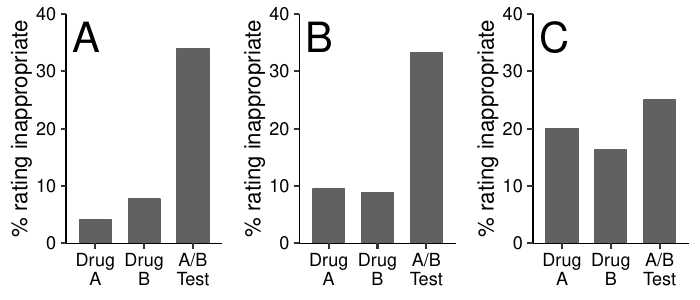

Recreate this plot in R.
#The A/B Effect: Objecting to experiments that compare two unobjectionable policies or treatments
#Figure 2
rm(list = ls())

#Load packages
library(tidyverse) #for ggplot and filter
library(readxl) #for read
library(effsize) #for cohens d
library(gridExtra) #for multi plots
library(psy) #for alpha
library(scales) #for colors
library(Rmisc) #for summary stats
library(knitr)
library(kableExtra)
library(broom)

#read in the desired worksheet 
df <- read_excel("ABI_MasterDatafile.xlsx", sheet = "FullExperimentsOnly")
df <- filter(df,RepeatTurkerLabelCode != "1") #Exclude those with 1: participants anywhere in the dataset who took our very first survey AND another survey

#For workspace, keep only useful columns (here, grouping variables, dv, and dv_binary)
df <- df[,c(1:14)]
df.Drug <- filter(df, df$Scenario == "Drug" | df$Scenario == "DrugTeach" | df$Scenario == "DrugTeach_pf") #pull out best drug 1.0 and 2.0 MTurk and Pollfish

#PANEL A: first, plot original drug experiment
df.DrugOrig <- filter(df.Drug, df.Drug$Scenario == "Drug") #pull out original Drug experiment
df.DrugOrig.summary <- summarySE(df.DrugOrig, measurevar = "dv_binary", groupvars = "genericCond") #summarize proportion dv
df.DrugOrig.summary <- df.DrugOrig.summary %>% mutate(dv_binary = dv_binary*100) #turn into percentages
df.DrugOrig.summary$genericCond <- factor(df.DrugOrig.summary$genericCond, levels = c("A", "B", "AB")) #order condLabels to be: A, B, AB

pDrugOrig <- ggplot(df.DrugOrig.summary, aes(x = genericCond, y = dv_binary)) +
  geom_bar(stat = 'identity', fill = 'grey38', color = 'grey38', width = .65) +
  theme_set(theme_classic(base_size = 16)) +
  ylab('% rating inappropriate') +
  xlab(NULL) +
  # ylim(0,50) +
  scale_y_continuous(limits = c(0,40), expand = c(0,0)) +
  theme(panel.grid.major = element_blank(),panel.grid.minor = element_blank()) +
  theme(axis.line = element_line(colour = 'black', size = .5, linetype = 'solid')) +
  theme(axis.text = element_text(colour = 'black')) +
  scale_x_discrete(labels=c('A' = 'Drug\nA', 'B' = 'Drug\nB', 'AB' = 'A/B\nTest')) +
  ggtitle('A') + theme(plot.title = element_text(hjust = 0.05,size=30,margin = margin(t = 8, b = -30)))
  # ggsave("Checklist.png", width = 7.0, height = 5, units = "in", dpi = 500)

#PANEL B: next, plot best drug 2.0 MTurk
df.TeachDrug <- filter(df.Drug, df.Drug$Scenario == "DrugTeach") #pull out teaching Drug experiment
df.TeachDrug.summary <- summarySE(df.TeachDrug, measurevar = "dv_binary", groupvars = "genericCond") #summarize proportion dv
df.TeachDrug.summary <- df.TeachDrug.summary %>% mutate(dv_binary = dv_binary*100) #turn into percentages
df.TeachDrug.summary$genericCond <- factor(df.TeachDrug.summary$genericCond, levels = c("A", "B", "AB")) #order condLabels to be: A, B, AB

pTeachDrug <- ggplot(df.TeachDrug.summary, aes(x = genericCond, y = dv_binary)) +
  geom_bar(stat = 'identity', fill = 'grey38', color = 'grey38', width = .65) +
  theme_set(theme_classic(base_size = 16)) +
  ylab('% rating inappropriate') +
  xlab(NULL) +
  # ylim(0,50) +
  scale_y_continuous(limits = c(0,40), expand = c(0,0)) +
  theme(panel.grid.major = element_blank(),panel.grid.minor = element_blank()) +
  theme(axis.line = element_line(colour = 'black', size = .5, linetype = 'solid')) +
  theme(axis.text = element_text(colour = 'black')) +
  scale_x_discrete(labels=c('A' = 'Drug\nA', 'B' = 'Drug\nB', 'AB' = 'A/B\nTest')) +
  ggtitle('B') + theme(plot.title = element_text(hjust = 0.05,size=30,margin = margin(t = 8, b = -30)))
# ggsave("Checklist.png", width = 7.0, height = 5, units = "in", dpi = 500)

#PANEL C: next, plot best drug 2.0 Pollfish
df.TeachDrug.pf <- filter(df.Drug, df.Drug$Scenario == "DrugTeach_pf") #pull out teaching Drug experiment
df.TeachDrug.pf.summary <- summarySE(df.TeachDrug.pf, measurevar = "dv_binary", groupvars = "genericCond") #summarize proportion dv
df.TeachDrug.pf.summary <- df.TeachDrug.pf.summary %>% mutate(dv_binary = dv_binary*100) #turn into percentages
df.TeachDrug.pf.summary$genericCond <- factor(df.TeachDrug.pf.summary$genericCond, levels = c("A", "B", "AB")) #order condLabels to be: A, B, AB

pTeachDrugPF <- ggplot(df.TeachDrug.pf.summary, aes(x = genericCond, y = dv_binary)) +
  geom_bar(stat = 'identity', fill = 'grey38', color = 'grey38', width = .65) +
  theme_set(theme_classic(base_size = 16)) +
  ylab('% rating inappropriate') +
  xlab(NULL) +
  # ylim(0,50) +
  scale_y_continuous(limits = c(0,40), expand = c(0,0)) +
  theme(panel.grid.major = element_blank(),panel.grid.minor = element_blank()) +
  theme(axis.line = element_line(colour = 'black', size = .5, linetype = 'solid')) +
  theme(axis.text = element_text(colour = 'black')) +
  scale_x_discrete(labels=c('A' = 'Drug\nA', 'B' = 'Drug\nB', 'AB' = 'A/B\nTest')) +
  ggtitle('C') + theme(plot.title = element_text(hjust = 0.05,size=30,margin = margin(t = 8, b = -30)))
# ggsave("Checklist.png", width = 7.0, height = 5, units = "in", dpi = 500)

#Plot all panels in a grid
pChecklistGrid <- grid.arrange(pDrugOrig,pTeachDrug,pTeachDrugPF, ncol = 3)
# ggsave("Figure2.png", plot = pChecklistGrid, width = 14.0, height = 4, units = "in", dpi = 500, path = "Output/")
ggsave("Figure2.pdf", plot = pChecklistGrid, device = "pdf", width = 7, height = 3, units = "in", dpi = 320, path = "Output/") #HighRes PNAS Width
ggsave("Figure2.tif", plot = pChecklistGrid, device = "tiff", width = 7, height = 3, units = "in", dpi = 320, path = "Output/") #HighRes PNAS Width

